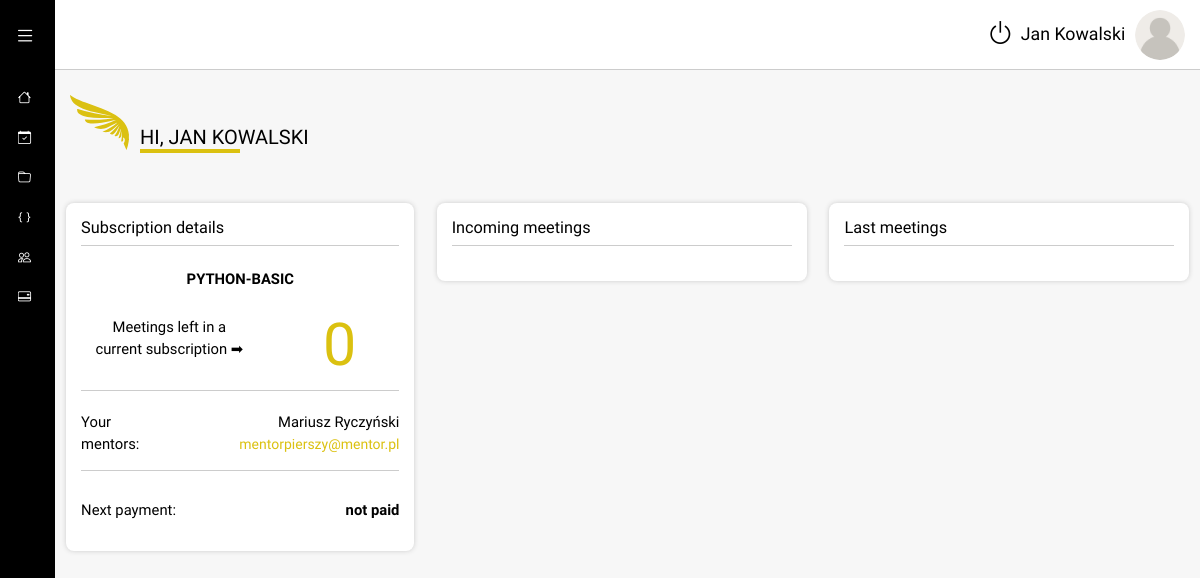
Screenshot of /index/ (signed in) with the database file from the repository.
### CRM_core/models.py (models this page shows, shortened)
class Student(models.Model):
    user = models.OneToOneField(User, on_delete=models.CASCADE)
    mentor = models.ManyToManyField(Mentor)
    enrollmentDate = models.DateTimeField(auto_now_add=True, null=True, blank=True)
    path = models.ForeignKey(Path, on_delete=models.PROTECT)
    user_image = models.ImageField(upload_to='user_avatar', default='user.png', null=True, blank=True)
    no_month = models.IntegerField(default=1)
    def get_next_payment(self):
        if list(self.payment_set.all()):
            return list(self.payment_set.all())[-1].next_payment
        return "not paid"
    def get_remaining_meetings(self):
        if self.is_sub_paid() is False:
            return 0
        return 4 - self.count_all_meetings() % 4
    def is_sub_paid(self):
        no_payments = self.payment_set.count()
        if self.no_month <= no_payments:
            return True
        return False

class Path(models.Model):
    name = models.CharField(max_length=50)
    price = models.PositiveSmallIntegerField()
    def __str__(self):
        return self.name

class Mentor(models.Model):
    user = models.OneToOneField(User, on_delete=models.CASCADE)
    user_image = models.ImageField(upload_to='user_avatar', default='user.png', null=True, blank=True)
    max_students = models.IntegerField(default=1)

### CRM_core/views.py (the view)
# urls.py: path('index/', IndexView.as_view(), name='index'),
class IndexView(LoginRequiredMixin, ListView):
    template_name = 'CRM_core/index.html'
    context_object_name = 'students'
    def get_queryset(self):
        user = self.request.user
        if user.groups.filter(name='Student').exists():
            return Mentor.objects.filter(student__user__username=user)
        return Student.objects.filter(mentor__user__username=user)

### CRM_core/templatetags/auth_extras.py (called while the page is built)
@register.filter(name='has_group')
def has_group(user, group_name):
    return user.groups.filter(name=group_name).exists()

### CRM_core/templates/CRM_core/index.html (shortened to what this page needs)
{% extends 'extends/layout.html' %}
{% load static %}
{% load auth_extras %}
{% block style %}
    <link rel="stylesheet" href="{% static 'CRM_core/css/index-page.css' %}">{% endblock style %}
{% block main_content %}
    {% include 'includes/icon-wing.html' %}
    <h2 class="page-title">Hi, <span class="your-name">{% if user.is_authenticated %}{{ user.first_name }}
        {{ user.last_name }}{% endif %}</span></h2>
    <hr>
    {% if request.user|has_group:"Mentor" %}
        <div class="mentor-page">
            <div class="row m-0">
                <div class="incoming-meetings col-sm-12 col-md-6 col-lg-4 mb-4">
                    <div class="mentor-page-block">
                        <h3>Incoming meetings</h3>
                        <hr>
                    </div>
                </div>
                <div class="col-sm-12 col-md-6 col-lg-8 row m-0">
                    <div class="meetings-held col-sm-12 col-md-12 col-lg-6 px-0 pe-md-0 pe-lg-4 mb-4">
                        <div class="mentor-page-block">
                            <h3>Meetings held</h3>
                            <hr>
                            <div class="meetings-held-box">
                                <div class="row">
                                    <div class="meetings-held-title col-7">
                                        <p>How many meetings run in overall ➡</p>
                                    </div>
                                    <div class="meetings-held-count col-5">
                                        <span>{{ user.mentor.count_all_meetings }}</span></div>
                                </div>
                            </div>
                        </div>
                    </div>
                    <div class="students col-sm-12 col-md-12 col-lg-6 px-0 pe-md-0 mb-4">
                        <div class="mentor-page-block">
                            <h3>You and the students</h3>
                            <hr>
                            <div class="students-box">
                                <div class="row" style="overflow:hidden; background-color: #f7f7f7;">
                                    <div class="your-students col-6">
                                        <p>The number of your students</p>
                                        <span>{{ user.mentor.count_all_students }}</span>
                                    </div>
                                    <div class="students-capacity col-6">
                                        <p>Maximum number of students</p>
                                        <span>{{ user.mentor.max_students }}</span>
                                    </div>
                                </div>
                            </div>
                        </div>
                    </div>
                    <div class="students-cards col-sm-12 px-0 pe-md-0 mb-4">
                        <div class="mentor-page-block students-cards-block">
                            <h3>Your students:</h3>
                            <div class="row row-cols-1 row-cols-sm-2 row-cols-lg-3 row-cols-xl-3 g-2">
                                {% for student in students %}
                                    <div class="col">
                                        <div class="card">
                                            <div class="row">
                                                <div class="col-4 pe-0">
                                                    <div class="avatar-box">
                                                        <img src="{{ student.user_image.url }}" class="card-img-top"
                                                             alt="...">
                                                    </div>
                                                </div>
                                                <div class="col-8 ps-0 d-flex flex-column justify-content-center">
                                                    <p class="student-name m-0">
                                                        {{ student }}
                                                    </p>
                                                    <p class="student-mail m-0">
                                                        <a href="mailto:{{ student.user.email }}">{{ student.user.email }}</a>
                                                    </p>
                                                </div>
                                            </div>
                                            <div class="card-body">
                                                <h5 class="card-title path-name">{{ student.path }}</h5>
                                                <p class="card-text student-sign-up"><span>Student from: </span><span
                                                        class="student-date">{{ student.enrollmentDate|date:'Y.m.d' }}</span>
                                                </p>
                                                <p class="card-text meetings"><span>All meetings: </span><span
                                                        class="meet-num">{{ student.count_all_meetings }}</span></p>
                                                <p class="card-text end-of-sub">
                                                    <span>Subs. ends in: </span>
                                                    <span><span
                                                            class="left-meetings">{{ student.get_remaining_meetings }}</span> calls</span>
                                                </p>
                                            </div>
                                        </div>
                                    </div>
                                {% endfor %}
                            </div>
                        </div>
                    </div>
                </div>
            </div>
        </div>
    {% else %}
        <div class="student-page">
            <div class="row m-0">
                <div class="col-sm-12 col-md-6 col-lg-8 row m-0">
                    <div class="subscription-details col-sm-12 col-md-12 col-lg-6 px-0 pe-md-0 pe-lg-4 mb-4">
                        <div class="student-page-block">
                            <h3>Subscription details</h3>
                            <hr>
                            <div class="left-meetings">
                                <h4 class="path-name text-center">{{ user.student.path }}</h4>
                                <div class="row">
                                    <div class="left-meetings-title col-7">
                                        <p>Meetings left in a current subscription ➡</p>
                                    </div>
                                    <div class="left-meetings-count col-5">
                                        <span>{{ user.student.get_remaining_meetings }}</span></div>
                                </div>
                                <hr>
                                <div class="row">
                                    <div class="your-mentor col-3">
                                        <p>Your mentors:</p>
                                    </div>
                                    <div class="mentor-details col-9">
                                        {% for mentor in students %}
                                            <p class="mentor-name mb-0 ">{{ mentor.user.first_name }} {{ mentor.user.last_name }}</p>
                                            <p><a class="mentor-mail"
                                                  href="mailto:{{ mentor.user.email }}">{{ mentor.user.email }}</a></p>
                                        {% endfor %}
                                    </div>
                                </div>
                            </div>
                            <hr>
                            <div class="payment">
                                <p class="next-payment pt-2">
                                    <span>Next payment:</span><span
                                        class="next-payment-date fw-bold">{{ user.student.get_next_payment }}</span>
                                </p>
                            </div>
                        </div>
                    </div>
                    <div class="incoming-meetings col-sm-12 col-md-12 col-lg-6 px-0 pe-md-0 mb-4">
                        <div class="student-page-block">
                            <h3>Incoming meetings</h3>
                            <hr>
                        </div>
                    </div>
                </div>
                <div class="last-meetings col-sm-12 col-md-6 col-lg-4 mb-4">
                    <div class=" student-page-block">
                        <h3>Last meetings</h3>
                        <hr>
                    </div>
                </div>
            </div>
        </div>
    {% endif %}
{% endblock main_content %}

### templates/extends/layout.html (shortened to what this page needs)
{% load static %}{% load auth_extras %}<!DOCTYPE html>
<html lang="en">
<head>
    {% include 'includes/head.html' %}
    <link rel="stylesheet" href="{% static 'css/style.css' %}">
    {% block style %}{% endblock %}
</head>
<body>
<div class="wrapper">
    <div class="sidebar">
        <div class="sidebar-header">
            <label for="menu-toggle" class="menu-toggle"><i class="bi bi-list"></i></label>
        </div>
        <div class="sidebar-menu">
            <ul>
                <li>
                    <a href="{% url 'index' %}">
                        <span><i class="bi bi-house" title="Home"></i></span>
                    </a>
                </li>
                <li>
                    <a href="{% url 'calendar' %}">
                        <span><i class="bi bi-calendar-check" title="Calendar"></i></span>
                    </a>
                </li>
                <li>
                    <a href="{% url 'programming_path' %}">
                        <span><i class="bi bi-folder" title="Documents"></i></span>
                    </a>
                </li>
                <li>
                    <a href="{% url 'exercises-list' %}">
                        <span><i class="bi bi-braces" title="Exercises"></i></span>
                    </a>
                </li>
                <li>
                    <a href="">
                        <span><i class="bi bi-people" title="Users"></i></span>
                    </a>
                </li>
                <li>
                    <a href="">
                        <span><i class="bi bi-credit-card-2-back" title="Payments"></i></span>
                    </a>
                </li>
            </ul>
        </div>
    </div>
    <div class="main-content">
        <header>
            <a class="log-out " title="log-out" href='{% url 'logout' %}'><i class="bi bi-power"></i></a>
            <p class="username m-0">
                {% if user.is_authenticated %}{{ user.first_name }} {{ user.last_name }}{% endif %}
            </p>
            <div class="avatar">
                <img id="user-avatar"
                        {% if request.user|has_group:"Mentor" %}
                     src="{{ user.mentor.user_image.url }}"
                        {% else %}
                     src="{{ user.student.user_image.url }}"
                        {% endif %}
                     alt="User avatar"
                     data-bs-toggle="collapse" data-bs-target="#collapseAvatarPopup"
                     aria-expanded="false"
                     aria-controls="collapseAvatarPopup">
            </div>
        </header>
        <main>
            {% block main_content %}{% endblock %}
        </main>
    </div>
</div>
</body>
</html>

### static/css/style.css (style rules this page uses)
* { box-sizing: border-box; padding: 0; margin: 0; }
html { font-size: 92.5%; scroll-behavior: smooth; }
body { font-family: "Spartan", sans-serif; color: #000; }
.wrapper { margin: 0 auto; max-width: 1600px; }
.sidebar { padding: 0.7rem 1rem 1rem; height: 100%; width: 55px; position: fixed; z-index: 100; color: #fff; background-color: #000; overflow-y: auto; transition: width 0.3s; overflow: hidden; }
.sidebar-header { display: flex; justify-content: space-between; align-items: center; height: 60px; overflow: hidden; }
.sidebar-header .bi-list { display: inline-block; font-size: 1.4rem; color: #fff; margin-bottom: 0.5rem; cursor: pointer; transition: color 0.3s; }
.sidebar-menu ul { list-style: none; padding: 0 0.2rem; }
.sidebar-menu ul li { margin-top: 1.2rem; }
.sidebar-menu ul li a { text-decoration: none; color: #fff; font-size: 0.9rem; transition: color 0.3s; display: block; height: 1.5rem; overflow: hidden; }
.main-content { position: relative; margin-left: 55px; transition: margin-left 0.3s; }
header { position: relative; top: 0; width: 100%; display: flex; justify-content: flex-end; align-items: center; padding: 0 1rem; height: 70px; background-color: #fff; border-bottom: 1px solid #ccc; z-index: 99; }
header .avatar { border-radius: 50%; overflow: hidden; margin-left: 10px; z-index: 100; }
header .avatar img { height: 50px; width: 50px; }
header .username { font-size: 1.2rem; }
header .log-out { padding: 0 7px; background: none; border: none; transition: transform 0.3s; }
header .log-out .bi-power { font-size: 1.8rem; color: #000; transition: color 0.3s; }
main { background-color: #f7f7f7; min-height: 92vh; padding: 1rem; }

### rows the page displays
Mentor: user.first_name "Mariusz", user.last_name "Ryczyński", user.email "mentorpierszy@mentor.pl"

### other values shown
{{ user.first_name }} "Jan"
{{ user.last_name }} "Kowalski"
{{ user.first_name }} "JAN"
{{ user.last_name }} "KOWALSKI"
{{ user.student.path }} "PYTHON-BASIC"
{{ user.student.get_remaining_meetings }} "0"
{{ user.student.get_next_payment }} "not paid"
